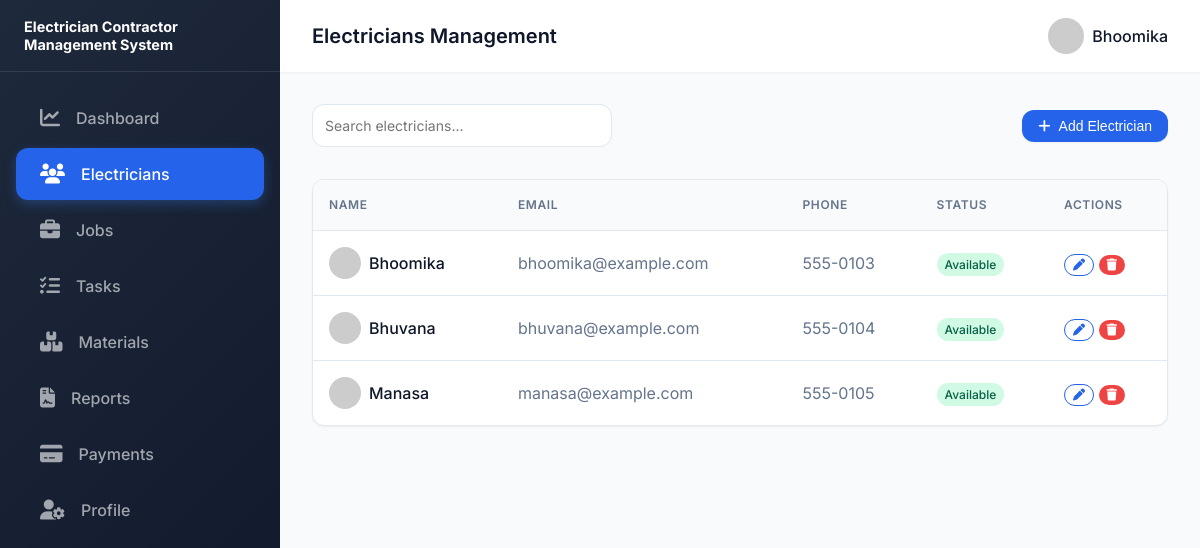
/electricians (signed in), run on the app's committed database.
### tables this page shows
CREATE TABLE Electricians (
            id INTEGER PRIMARY KEY AUTOINCREMENT,
            name TEXT NOT NULL,
            phone TEXT,
            email TEXT,
            status TEXT DEFAULT 'Available'
        , user_id INTEGER REFERENCES Users(id));

### app.py (the view, shortened to what this page needs)
@app.route('/electricians', methods=['GET', 'POST'])
@admin_required
def electricians():
    conn = get_db_connection()
    els = conn.execute('SELECT * FROM Electricians').fetchall()
    conn.close()
    return render_template('electricians.html', electricians=els)

### app.py (called while the page is built)
def get_db_connection():
    conn = sqlite3.connect(DB_PATH)
    conn.row_factory = sqlite3.Row
    return conn

def admin_required(f):
    @wraps(f)
    def decorated_function(*args, **kwargs):
        if 'user_id' not in session or session.get('role') != 'admin':
            flash('Access denied. Administrator privileges required.', 'error')
            return redirect(url_for('dashboard'))
        return f(*args, **kwargs)
    return decorated_function

@app.context_processor
def inject_user():
    return dict(user_role=session.get('role'), username=session.get('username'))

### templates/electricians.html (shortened to what this page needs)
<!DOCTYPE html>
<html lang="en">
<head>
    <link rel="stylesheet" href="/static/css/styles.css">
    <link rel="stylesheet" href="https://cdnjs.cloudflare.com/ajax/libs/font-awesome/6.4.0/css/all.min.css">
</head>
<body>
    <div class="dashboard-layout">
        <aside class="sidebar">
            <div class="sidebar-header" style="justify-content: space-between;">
                <div style="font-size: 0.9rem; font-weight: 700; line-height: 1.2;">Electrician Contractor Management System</div>
            </div>
            <nav class="sidebar-nav">
                <a href="/dashboard" class="sidebar-link">
                    <i class="fa-solid fa-chart-line"></i> Dashboard
                </a>
                <a href="/electricians" class="sidebar-link active">
                    <i class="fa-solid fa-users"></i> Electricians
                </a>
                <a href="/jobs" class="sidebar-link">
                    <i class="fa-solid fa-briefcase"></i> Jobs
                </a>
                <a href="/tasks" class="sidebar-link">
                    <i class="fa-solid fa-list-check"></i> Tasks
                </a>
                <a href="/materials" class="sidebar-link">
                    <i class="fa-solid fa-boxes-stacked"></i> Materials
                </a>
                <a href="/reporter" class="sidebar-link">
                    <i class="fa-solid fa-file-contract"></i> Reports
                </a>
                <a href="/payments" class="sidebar-link">
                    <i class="fa-solid fa-credit-card"></i> Payments
                </a>
                <a href="/profile" class="sidebar-link">
                    <i class="fa-solid fa-user-gear"></i> Profile
                </a>
            </nav>
        </aside>
        <main class="main-content">
            <header class="topbar">
                <div class="flex items-center gap-2">
                    <h2 style="margin: 0; font-size: 1.25rem;">Electricians Management</h2>
                </div>
                <div class="topbar-right">
                    <div class="user-profile">
                        <img src="https://ui-avatars.com/api/?name={{ session.username|urlencode }}&background=DBEAFE&color=1E3A8A" alt="Profile" style="width: 36px; height: 36px; border-radius: 50%;">
                        <span>{{ session.username }}</span>
                    </div>
                </div>
            </header>
            <div class="content-area">
                <div class="flex justify-between items-center mb-4">
                    <div style="width: 300px;">
                        <input type="text" class="form-control" placeholder="Search electricians...">
                    </div>
                    <button id="addElectricianBtn" class="btn btn-primary"><i class="fa-solid fa-plus" style="margin-right: 0.5rem;"></i> Add Electrician</button>
                </div>
                <div class="table-container">
                    <table class="table">
                        <thead>
                            <tr>
                                <th>Name</th>
                                <th>Email</th>
                                <th>Phone</th>
                                <th>Status</th>
                                <th>Actions</th>
                            </tr>
                        </thead>
                        <tbody>
                            {% for el in electricians %}
                            <tr>
                                <td>
                                    <div class="flex items-center gap-1">
                                        <img src="https://ui-avatars.com/api/?name={{ el.name|urlencode }}&background=random" style="width: 32px; height: 32px; border-radius: 50%;">
                                        <span style="font-weight: 500;">{{ el.name }}</span>
                                    </div>
                                </td>
                                <td style="color: var(--text-light);">{{ el.email }}</td>
                                <td style="color: var(--text-light);">{{ el.phone or 'N/A' }}</td>
                                <td><span class="badge badge-success">{{ el.status }}</span></td>
                                <td>
                                    <button class="btn btn-outline edit-el-btn" data-id="{{ el.id }}" data-name="{{ el.name }}" data-email="{{ el.email }}" data-phone="{{ el.phone }}" data-status="{{ el.status }}" style="padding: 0.25rem 0.5rem; font-size: 0.75rem;"><i class="fa-solid fa-pen"></i></button>
                                    <button class="btn btn-danger delete-el-btn" data-id="{{ el.id }}" style="padding: 0.25rem 0.5rem; font-size: 0.75rem;"><i class="fa-solid fa-trash"></i></button>
                                </td>
                            </tr>
                            {% else %}
                            <tr>
                                <td colspan="5" class="text-center">No electricians found in database.</td>
                            </tr>
                            {% endfor %}
                        </tbody>
                    </table>
                </div>
            </div>
        </main>
    </div>
</body>
</html>

### data on the page
Electricians: username "Bhoomika", name "Bhoomika", email "bhoomika@example.com", phone "555-0103", status "Available"
Electricians: name "Bhuvana", email "bhuvana@example.com", phone "555-0104", status "Available"
Electricians: name "Manasa", email "manasa@example.com", phone "555-0105", status "Available"
